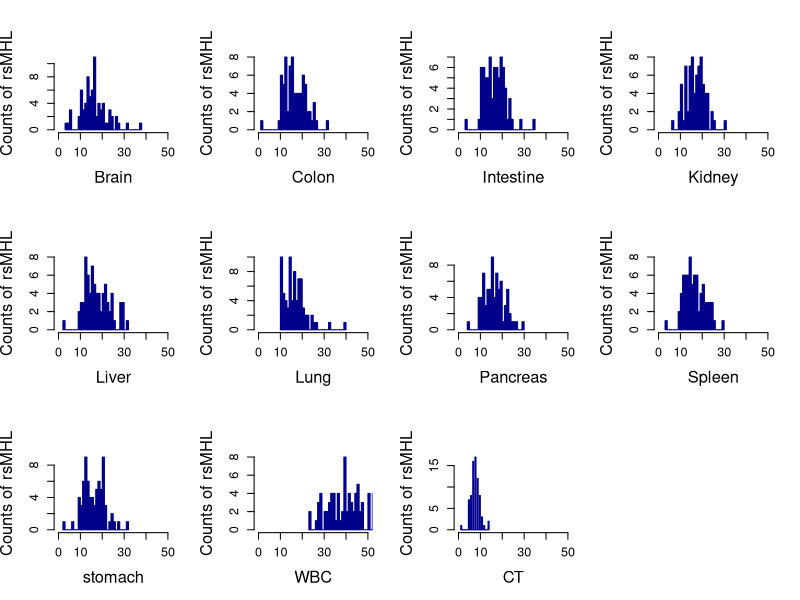

Here is the R script that generated this plot: (Note: this script raises an error after producing the figure.)
#!/usr/bin/R
# Guassian Distribution based cancer plasma tissue-of-origin and pathology assignment.
# Version 1.3
# Update: May/5/2017
# Input: the ts-MHL counts for each samples in each reference given specific MHL positive threshold (>0.13)
####################################################
################## Normal(background) ##########################
####################################################
normal<-data.matrix(read.table("normal-ref.txt",sep="\t",head=T,row.names=1,as.is=T))
CCP<-data.matrix(read.table("CCP.txt",sep="\t",head=T,row.names=1,as.is=T))
LCP<-data.matrix(read.table("LCP.txt",sep="\t",head=T,row.names=1,as.is=T))
par(mfrow=c(3,4))
for(i in 1:(nrow(normal))){
  hist(normal[i,],col="darkblue",breaks=30,xlim=c(0,50),xlab=rownames(normal)[i],border ="darkblue",main="",ylab="Counts of rsMHL",cex.axis=1.15,cex.lab=1.5)  
}
Zmax<-matrix(nrow=nrow(normal),ncol=ncol(normal))
for(i in 1:ncol(normal)){
  for(k in 1:nrow(normal)){
    idx<-1:ncol(normal)
    idx1<-sample(idx,75)
    idx2<-idx[which(! idx %in% idx1)]
    Mean<-mean(normal[k, idx1])
    SD<-sd(normal[k, idx1])  
    Z<-c()
    for(p in normal[k,idx2]){
      z <- (p - Mean)/(SD/sqrt(length(idx1)))
      Z<-c(Z,z)
    }
    
    zmp <- (normal[k,i] - mean(normal[k, idx]))/(sd(normal[k, idx])*sqrt((length(normal[k, idx])-1)/(length(normal[k, idx]))))
    Zmax[k,i]=zmp 
  }
}
rownames(Zmax)=rownames(normal)
colnames(Zmax)=colnames(normal)
Zmax
p<-pnorm(-abs(Zmax))
rownames(p1)<-rownames(p)
colnames(p1)<-colnames(p)
p1<--log(p1,10)

#################################################
################## CCP ##########################
#################################################
par(mfrow=c(2,2))
hist(CCP[2,],breaks=30,xlim=c(0,60),col="darkblue",border="darkblue",xlab="Colon",ylab="Counts of cs-MHL",main="Colon")
hist(CCP[11,],breaks=10,xlim=c(0,60),col="darkblue",border="darkblue",xlab="CT",ylab="Counts of cs-MHL",main="Cancer Tissue")
dim(normal)

Zmax<-matrix(nrow=nrow(CCP),ncol=ncol(CCP))
for(i in 1:ncol(CCP)){
    for(k in 1:nrow(normal)){
      idx<-1:ncol(normal)
      idx1<-sample(idx,60)
      idx2<-idx[which(! idx %in% idx1)]
      
      Mean<-mean(normal[k, idx1])
      SD<-sd(normal[k, idx1])
            
      Z<-c()
      for(p in normal[k,idx2]){
        z <- (p - Mean)/(SD/sqrt(length(idx1)))
        Z<-c(Z,z)
      }
      zmp <- (CCP[k,i] - mean(normal[k, idx]))/(sd(normal[k, idx])*sqrt((length(normal[k, idx])-1)/(length(normal[k, idx]))))
      Zmax[k,i]=zmp 
    }
}
rownames(Zmax)=rownames(CCP)
colnames(Zmax)=colnames(CCP)
Zmax
library("beeswarm")
input<-list(Brain=Zmax[1,],Colon=Zmax[2,],Intestine=Zmax[3,],Kidney=Zmax[4,],Liver=Zmax[5,],Lung=Zmax[6,],Pancreas=Zmax[7,],Spleen=Zmax[8,],stomach=Zmax[9,],WBC=Zmax[10,],CT=Zmax[11,])
beeswarm(input,col = 2:12,pch=16,method="center",ylab="Z-Score",main="Normal plamsa")

par(mfrow=c(4,3),mar=c(4,4,2,1))
AUC<-c()
for(k in 1:11){
xx<-c()
sen<-c()
spe<-c()
for(fdr in seq(0,1,by=0.01)){
xx<-sum(Zmax[k,]> quantile((normal[k,]-mean(normal[k,]))/(sd(normal[k,])/sqrt(length(normal[k,]))),fdr))
sen<-c(sen,xx/30)
spe<-c(spe,1-fdr)
}
plot(sen~1-spe,col="red",pch=16,cex=1,xlab="1-specificity",ylab="sensitivity",main=rownames(Zmax)[k])
AUC<-c(AUC,mean(sen))
}

Zmax[k,]<-Zmax[2,]+Zmax[11,]
xx<-c()
sen<-c()
spe<-c()

for(fdr in seq(0,1,by=0.01)){
  xx<-sum(Zmax[k,]> quantile((normal[k,]-mean(normal[k,]))/(sd(normal[k,])/sqrt(length(normal[k,]))),fdr))
  sen<-c(sen,xx/30)
  spe<-c(spe,1-fdr)
}
plot(sen~1-spe,col="red",pch=16,cex=1,xlab="1-specificity",ylab="sensitivity",main="Colon+CT")

# barplot of AUC for CRC cancer
par(mfrow=c(1,1))
AUC<-c(AUC,mean(sen))
names(AUC)<-c(rownames(Zmax),"Colon+CT")
xx<-barplot(AUC,col="blue",ylim=c(0,1))
text(x = xx, y = AUC, label = round(AUC,3), pos = 3, cex = 0.8, col = "red")

#################################################
################## LCP ##########################
#################################################
Zmax<-matrix(nrow=nrow(LCP),ncol=ncol(LCP))
for(i in 1:ncol(LCP)){
  for(k in 1:nrow(normal)){
    idx<-1:ncol(normal)
    idx1<-sample(idx,29)
    idx2<-idx[which(! idx %in% idx1)]
    
    Mean<-mean(normal[k, idx1])
    SD<-sd(normal[k, idx1])
    
    Z<-c()
    for(p in normal[k,idx2]){
      z <- (p - Mean)/(SD/sqrt(length(idx1)))
      Z<-c(Z,z)
    }
    
    zmp <- (LCP[k,i] - mean(normal[k, idx]))/(sd(normal[k, idx])*sqrt((length(normal[k, idx])-1)/(length(normal[k, idx]))))
    Zmax[k,i]=zmp 
  }
}
rownames(Zmax)=rownames(LCP)
colnames(Zmax)=colnames(LCP)

library("beeswarm")
input<-list(Brain=Zmax[1,],Colon=Zmax[2,],Intestine=Zmax[3,],Kidney=Zmax[4,],Liver=Zmax[5,],Lung=Zmax[6,],Pancreas=Zmax[7,],Spleen=Zmax[8,],stomach=Zmax[9,],WBC=Zmax[10,],CT=Zmax[11,])
beeswarm(input,col = 2:12,pch=16,method="center",ylab="Z-Score",main="Normal plamsa")

par(mfrow=c(4,3),mar=c(4,4,2,1))
AUC<-c()
for(k in 1:11){
  xx<-c()
  sen<-c()
  spe<-c()
  for(fdr in seq(0,1,by=0.01)){
    xx<-sum(Zmax[k,]> quantile((normal[k,]-mean(normal[k,]))/(sd(normal[k,])/sqrt(length(normal[k,]))),fdr))
    sen<-c(sen,xx/30)
    spe<-c(spe,1-fdr)
  }
  AUC<-c(AUC,mean(sen))
  plot(sen~1-spe,col="red",pch=16,cex=1,xlab="1-specificity",ylab="sensitivity",main=rownames(Zmax)[k])
}
Zmax[k,]<-Zmax[6,]+Zmax[11,]
xx<-c()
sen<-c()
spe<-c()
for(fdr in seq(0,1,by=0.01)){
  xx<-sum(Zmax[k,]> quantile((normal[k,]-mean(normal[k,]))/(sd(normal[k,])/sqrt(length(normal[k,]))),fdr))
  sen<-c(sen,xx/30)
  spe<-c(spe,1-fdr)
}
plot(sen~1-spe,col="red",pch=16,cex=1,xlab="1-specificity",ylab="sensitivity",main="Lung+CT")

